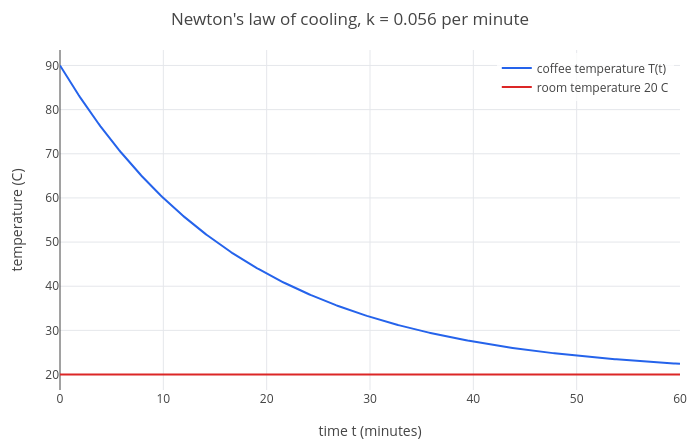

This figure's notebook cell:
### Markdown cell above
By hand: $70e^{-10k} + 20 = 60$ gives $e^{-10k} = 4/7$, so $k = -\log(4/7)/10 = \log(7/4)/10$, about 0.056 per
minute.

### Code cell
k = log(7/4)/10;
eval(k)
p = plot(T, 20, t, 0, 60);
p = legend(p, "coffee temperature T(t)", "room temperature 20 C");
labels(title(p, "Newton's law of cooling, k = 0.056 per minute"), "time t (minutes)", "temperature (C)")
clear

### Figure 1 — Plotly figure (JSON) as saved in the notebook; plotly's stock layout.template omitted (floating-point values rounded to 4 significant figures; data arrays with more than 128 entries replaced by an {"elided": "..."} marker saying what was removed)
{"data": [{"line": {"color": "#2563eb", "width": 2}, "mode": "lines", "name": "coffee temperature T(t)", "type": "scatter", "x": {"elided": "402 float values"}, "y": {"elided": "402 float values"}}, {"line": {"color": "#dc2626", "width": 2}, "mode": "lines", "name": "room temperature 20 C", "type": "scatter", "x": {"elided": "402 float values"}, "y": {"elided": "402 int values"}}], "layout": {"height": 440, "legend": {"bgcolor": "rgba(255,255,255,0.8)", "x": 0.99, "xanchor": "right", "y": 0.99, "yanchor": "top"}, "margin": {"b": 50, "l": 60, "r": 20, "t": 50}, "showlegend": true, "title": {"text": "Newton's law of cooling, k = 0.056 per minute"}, "width": 700, "xaxis": {"range": [0, 60], "title": {"text": "time t (minutes)"}, "zeroline": true}, "yaxis": {"range": [16.5, 93.5], "title": {"text": "temperature (C)"}, "zeroline": true}}}
